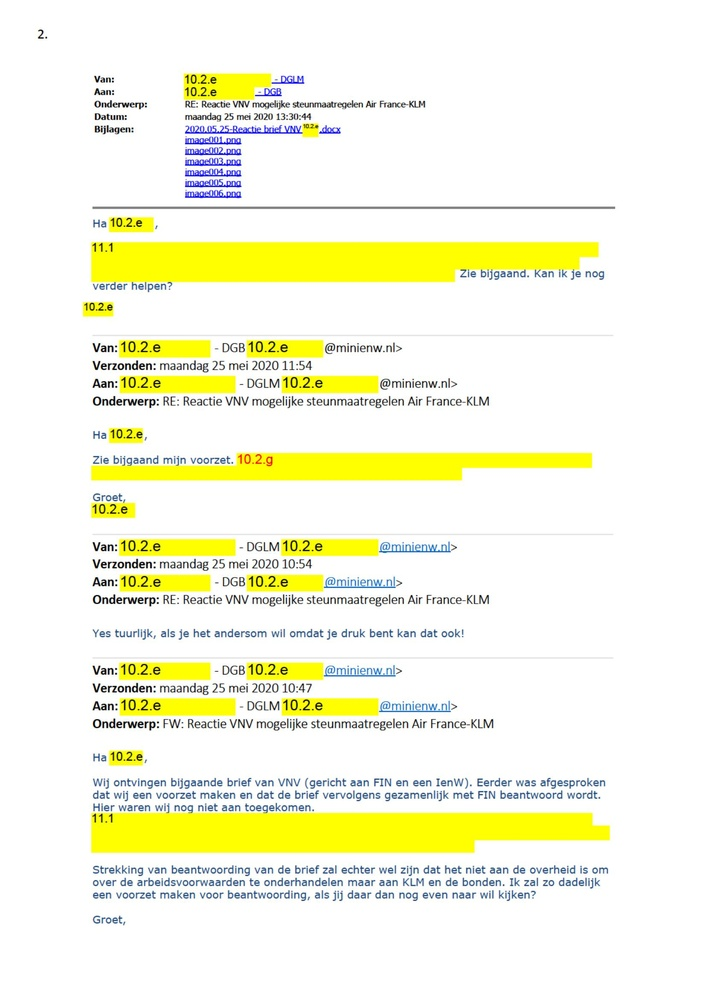
#> input picture experiments/detect/page0.jpg, 706 x 999 px, shrunk from 1653 x 2337 before the run
$ python detect.py
#> lines starting #> are read from the running program, lines starting #| are printed output that depends on the picture; after the words box and inside, x2 and y2 are one past the last pixel; in counts of white or black regions, pixels touching at a corner belong together
import cv2
import numpy as np


image = cv2.imread("page0.jpg")
#> image is the input picture: shape (999, 706, 3); mean B, G, R 223.9, 247.6, 246.9
# Convert BGR to HSV
hsv = cv2.cvtColor(image, cv2.COLOR_BGR2HSV)
#> hsv: shape (999, 706, 3); mean H, S, V 20.3, 28.7, 248.9

# [9 lines of commented-out code are left out]

light_yelloy = np.array([22, 93, 0])
dark_yellow = np.array([45, 255, 255])

# Threshold the HSV image to get chosen colors
mask = cv2.inRange(hsv, light_yelloy, dark_yellow)
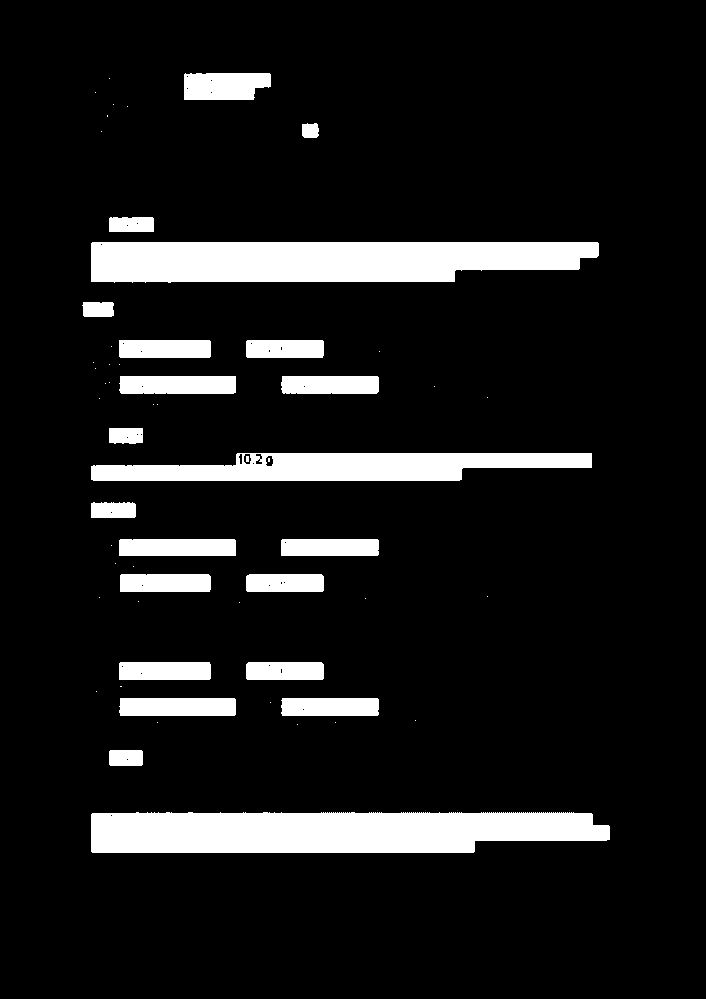
#> mask: shape (999, 706); 10.4% white; 58 white regions (36 under 20 px), largest, box (x1, y1, x2, y2) and area: (91, 812, 610, 853) 19051, (91, 242, 599, 283) 18366, (91, 453, 592, 481) 10411

#get coordinates
X,Y = np.where(np.all(image== light_yelloy, axis=2))
#> X = empty array; Y = empty array
X1,Y1 = np.where(np.all(image== dark_yellow, axis=2))
#> X1 = empty array; Y1 = empty array

print("the coordinates are:.....")
print("light color:  ",X,Y)
#| light color:   [] []
print("dark color:  ",X1,Y1)
#| dark color:   [] []

# Bitwise-AND mask and original image
output = cv2.bitwise_and(image,image, mask= mask)
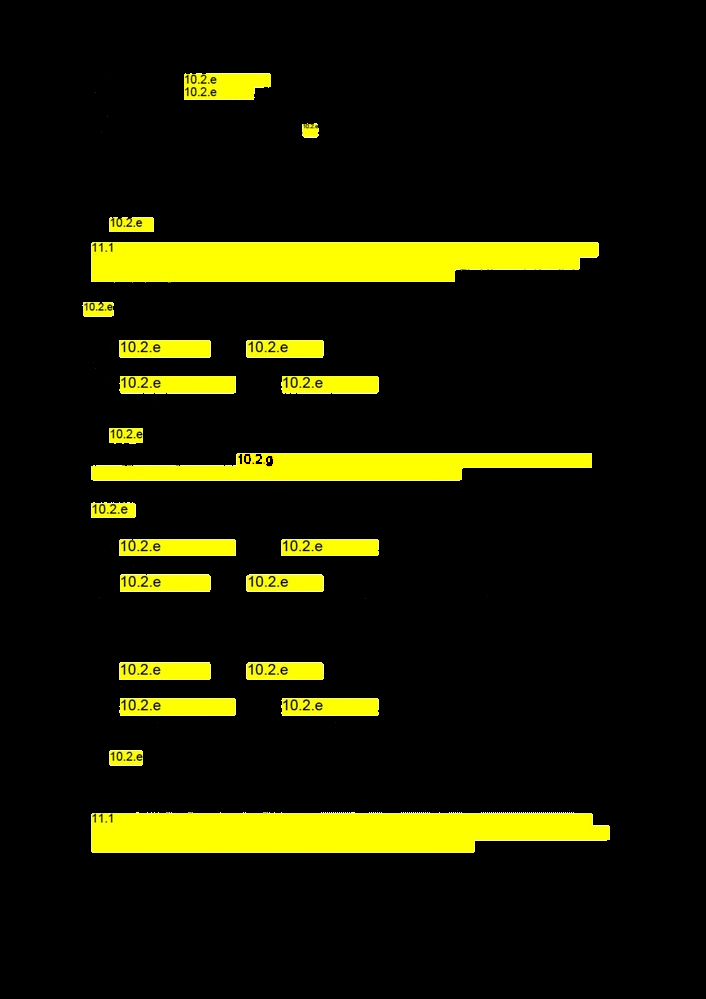
#> output: shape (999, 706, 3); mean B, G, R 1.8, 25.7, 25.7

cv2.imshow("Color Detected", np.hstack((image,output)))
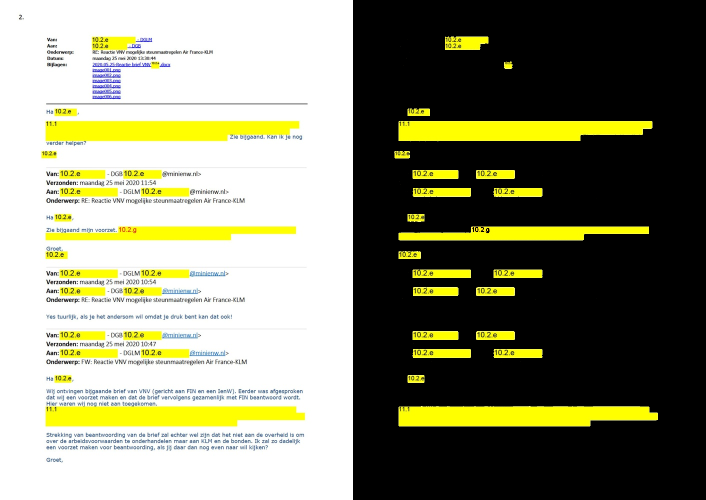
#> window 'Color Detected': shape (999, 1412, 3) (shown at 1/2 size); mean B, G, R 112.9, 136.6, 136.3
cv2.waitKey(0)
cv2.destroyAllWindows()
